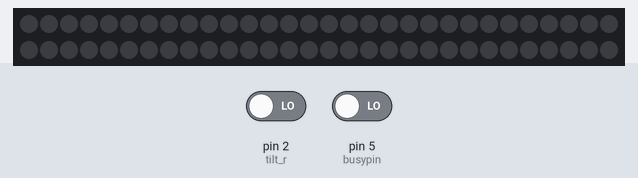
Recording of a sketch running on a simulated Arduino Uno, built with avr-gcc and run on an emulated ATmega328P. On the bench: 60 RGB LEDs in strip order, left to right, continuing on the next row. The test bench sets the inputs (shaded band); at power-on: pin 2 (tilt_r) LOW, pin 5 (busypin) LOW. Dim RGB values are drawn brighter than linear; the audio player accepts every command and is not drawn.

Above: at 1.2 s.
1.3 s: pin 2 (tilt_r) driven HIGH
At 2.6 s:
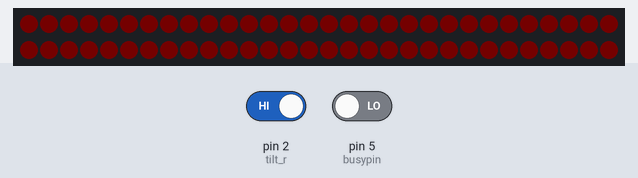
Timing chart, 0 to 4.3 s (numbered marks = the images above; inputs shaded):
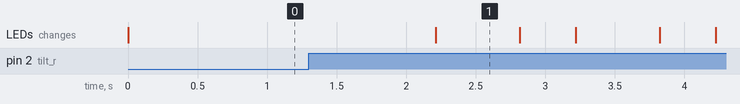

The sketch:

rgbw_tilt_mp3.ino
```cpp
//mp3
#include <SoftwareSerial.h>
#include <DFPlayer_Mini_Mp3.h>


//빨간색 순차 점등

#include <Adafruit_NeoPixel.h>   // 네오픽셀 라이브러리를 불러옵니다.

#define PIN 6                      // 디지털핀 어디에 연결했는지 입력
#define LEDNUM 60                  // 연결된 네오픽셀의 숫자입력
#define BRIGHTNESS 50               // 네오픽셀의 밝기를 설정합니다. (0~255)

Adafruit_NeoPixel strip = Adafruit_NeoPixel(LEDNUM, PIN, NEO_GRBW + NEO_KHZ800);


SoftwareSerial mySerial(10,11);//tx10rx11rx에 저항연결
int busypin= 5;//int busypin= 5;

//기울기센서
const int tilt_r=2;
int sensorValue=0;

//for
int white=255;
int red=0;
int green=0;
int blue=0;


void setup() {
  //mp3
  Serial.begin (9600);
  mySerial.begin(9600);
  mp3_set_serial (mySerial);      // DFPlayer-mini mp3 module 시리얼 세팅
  delay(1);                     // 볼륨값 적용을 위한 delay
  mp3_set_volume (10);


  //네오픽셀
  strip.setBrightness(BRIGHTNESS);
  strip.begin();                           // 네오픽셀 제어시작
  strip.show();


  pinMode(tilt_r,INPUT);

}

void loop() {                              // 이 안에 입력한 내용들이 반복 실행됩니다

  boolean play_state = digitalRead(busypin);
  if(play_state==HIGH){
    mp3_next();
  }
  sensorValue=digitalRead(tilt_r);

  colorWipe(strip.Color(red,0,0,0),0);
  delay(10);

  if(red<=255){
    if(sensorValue==HIGH){
      red=red+2;
    }
  }
}

void colorWipe(uint32_t c, uint8_t wait){
  for(uint16_t i=0; i<strip.numPixels();i++){
    strip.setPixelColor(i,c);
    strip.show();
    delay(wait);
  }
}
```

Measured:
- after the input at 1.3 s, the LEDs: change after 0.91 s (image 1)
